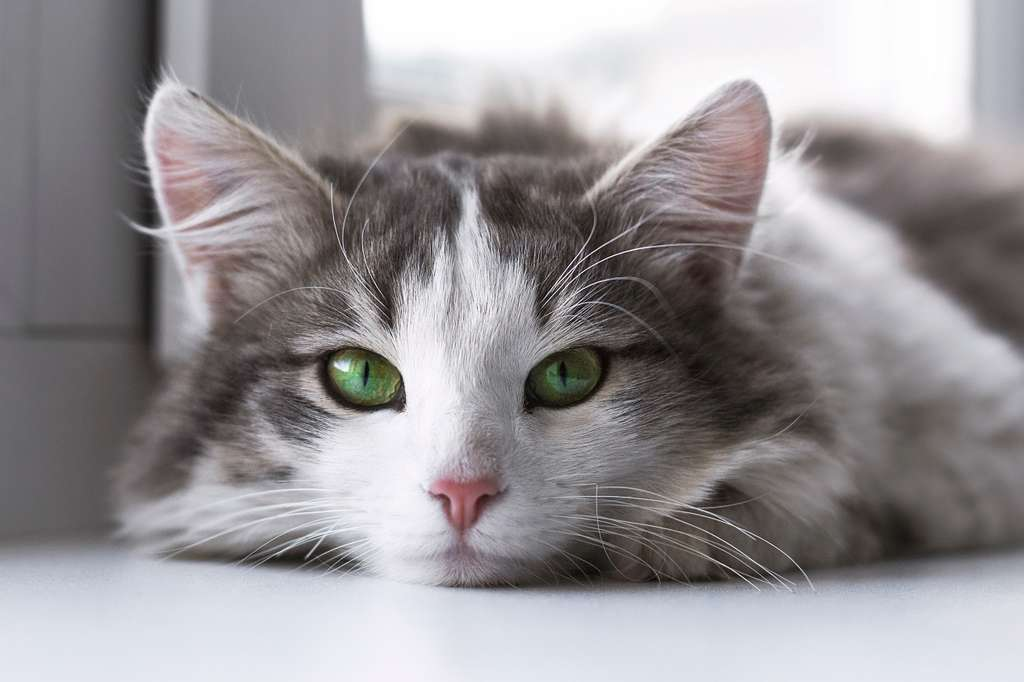
#> input picture lab10/5_test_images/cat.jpg, 1024 x 682 px
$ python section_2_1_face_swap.py
#> lines starting #> are read from the running program, lines starting #| are printed output that depends on the picture; after the words box and inside, x2 and y2 are one past the last pixel; in counts of white or black regions, pixels touching at a corner belong together
"""
Section 2.1 — Проста заміна облич (seamlessClone deepfake).
Переносить центральну область (кругова маска) з src на dst
за допомогою cv2.seamlessClone для природного злиття.
"""
import cv2, os
import numpy as np

os.makedirs("5_test_results", exist_ok=True)

src = cv2.imread("5_test_images/cat.jpg")
#> src is the input picture: shape (682, 1024, 3); mean B, G, R 150.8, 147.8, 151.7
dst = cv2.imread("5_test_images/cat2.jpg")
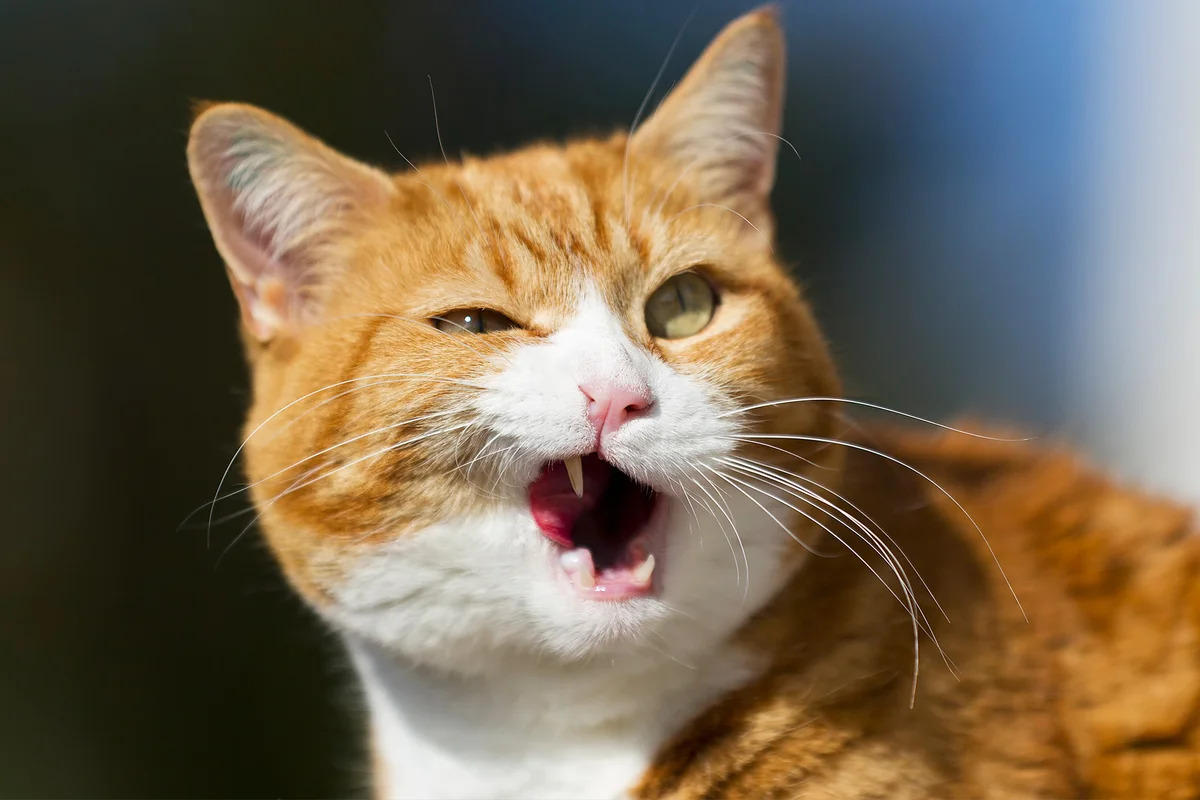
#> input picture lab10/5_test_images/cat2.jpg, 1200 x 800 px
#> dst is the input picture: shape (800, 1200, 3); mean B, G, R 79.9, 100.4, 114.5

if src is None or dst is None:
    raise RuntimeError(
        "Не вдалося завантажити зображення.\n"
        "Переконайтесь, що файли 5_test_images/cat.jpg та cat2.jpg існують."
    )

# Зробити однакового розміру
h = min(src.shape[0], dst.shape[0])
#> h = 682
w = min(src.shape[1], dst.shape[1])
#> w = 1024
src = cv2.resize(src, (w, h))
dst = cv2.resize(dst, (w, h))
#> dst: shape (682, 1024, 3)

# Кругова маска «обличчя» по центру
mask   = np.zeros((h, w), dtype=np.uint8)
center = (w // 2, h // 2)
#> center = (512, 341)
radius = min(w, h) // 2
#> radius = 341
cv2.circle(mask, center, radius, 255, -1)
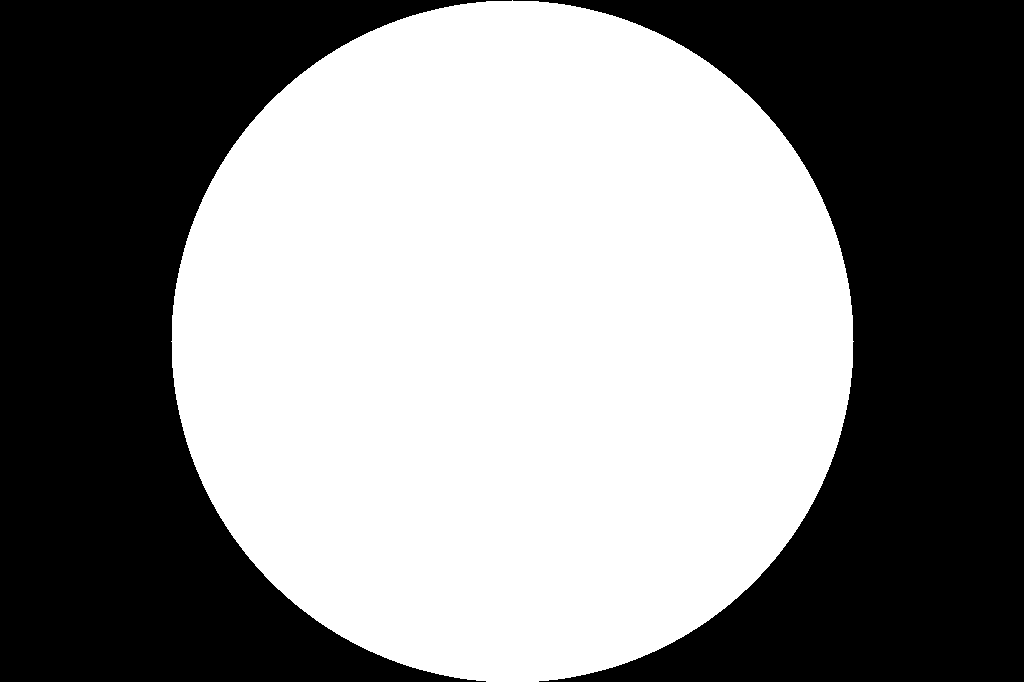
#> mask: shape (682, 1024); 52.3% white; 2 black regions, box (x1, y1, x2, y2) and area: (0, 0, 512, 682) 166881, (513, 0, 1024, 682) 166199

# seamlessClone — природне злиття текстур
result = cv2.seamlessClone(src, dst, mask, center, cv2.NORMAL_CLONE)
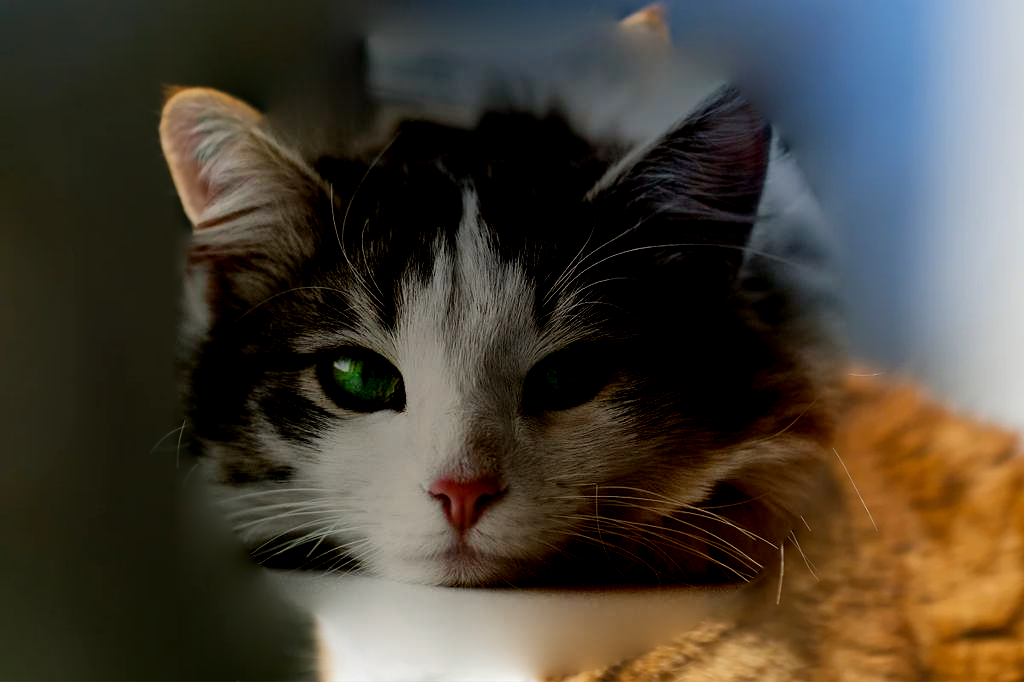
#> result: shape (682, 1024, 3); mean B, G, R 53.7, 65, 71.8

out_path = "5_test_results/deepfake_result1.jpg"
cv2.imwrite(out_path, result)
print(f"Готово. Збережено як {out_path}")

# Зберегти також порівняльний колаж (src | dst | result)
divider = np.full((h, 4, 3), 200, dtype=np.uint8)
collage = np.hstack([src, divider, dst, divider, result])
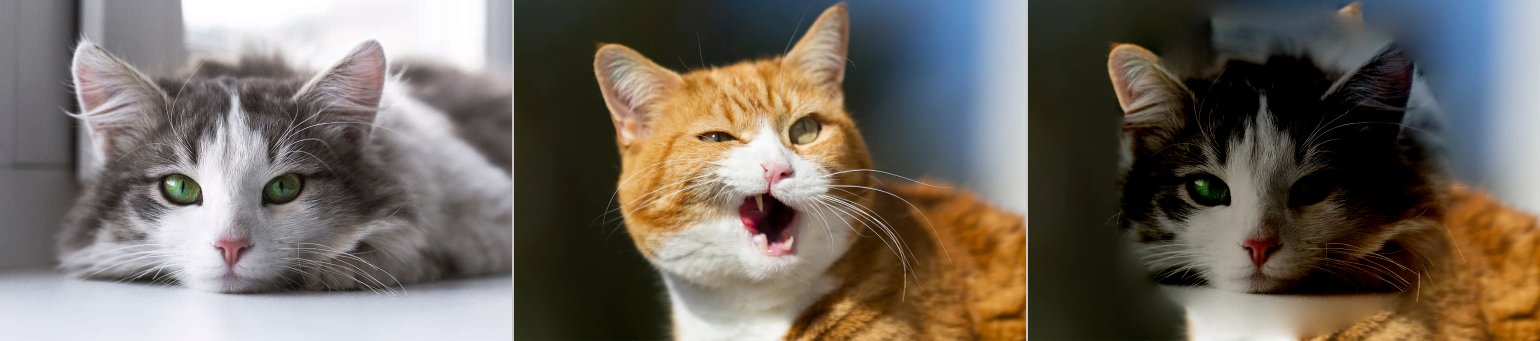
#> collage: shape (682, 3080, 3) (shown at 1/2 size); mean B, G, R 95.1, 104.6, 112.9
cv2.imwrite("5_test_results/deepfake_collage.jpg", collage)
print("Порівняльний колаж: 5_test_results/deepfake_collage.jpg")
print()
print("Пояснення: cv2.seamlessClone вирівнює кольори та текстури на межі,")
print("що є базовим принципом deepfake — заміна фрагмента зображення")
print("без помітного шва на кордоні об'єктів.")
